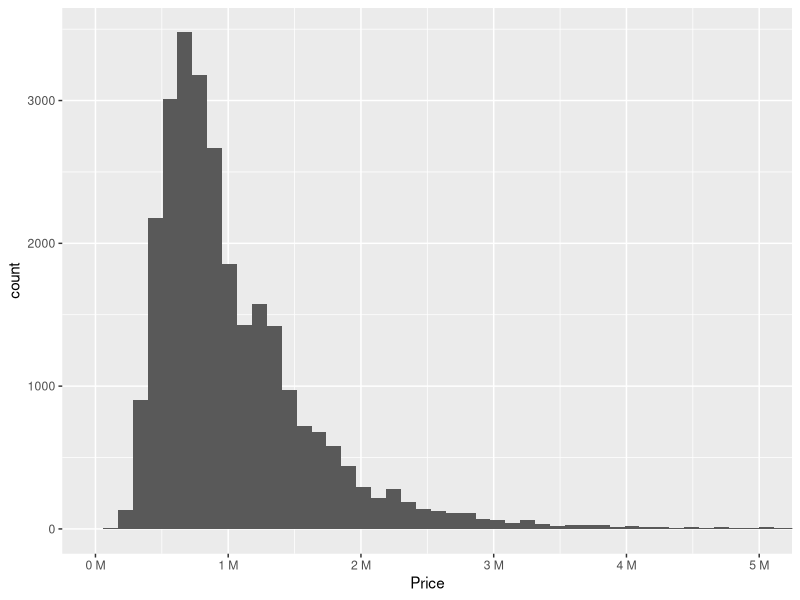
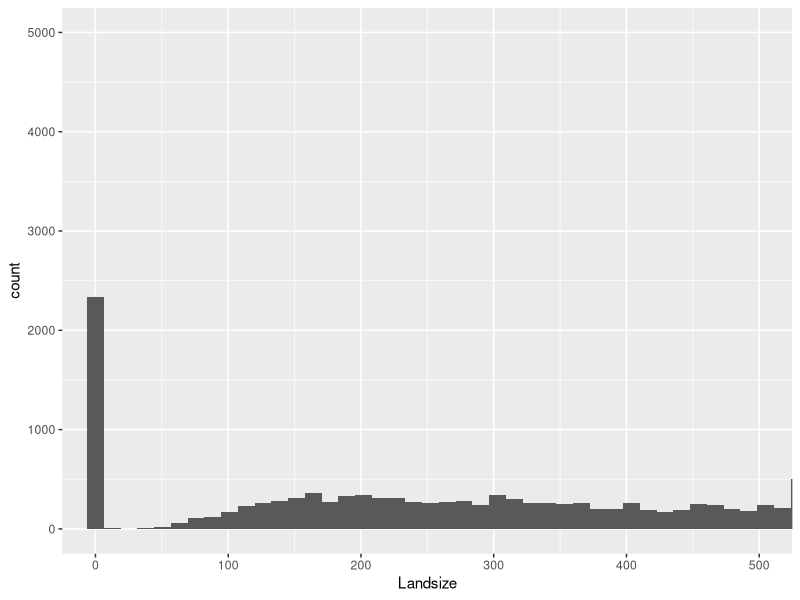
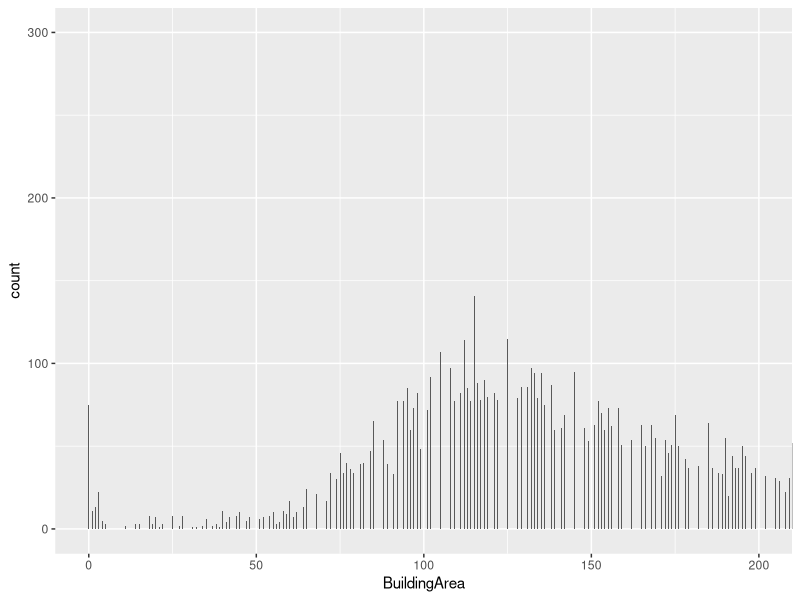
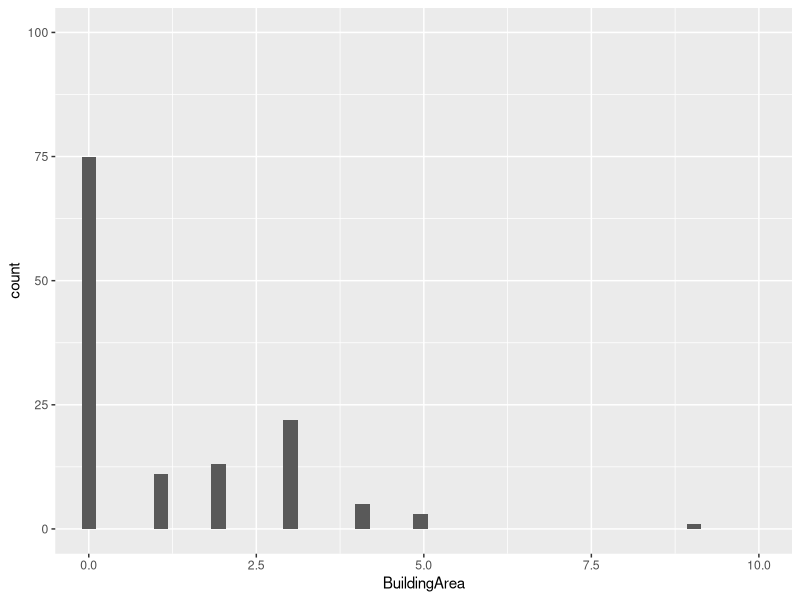
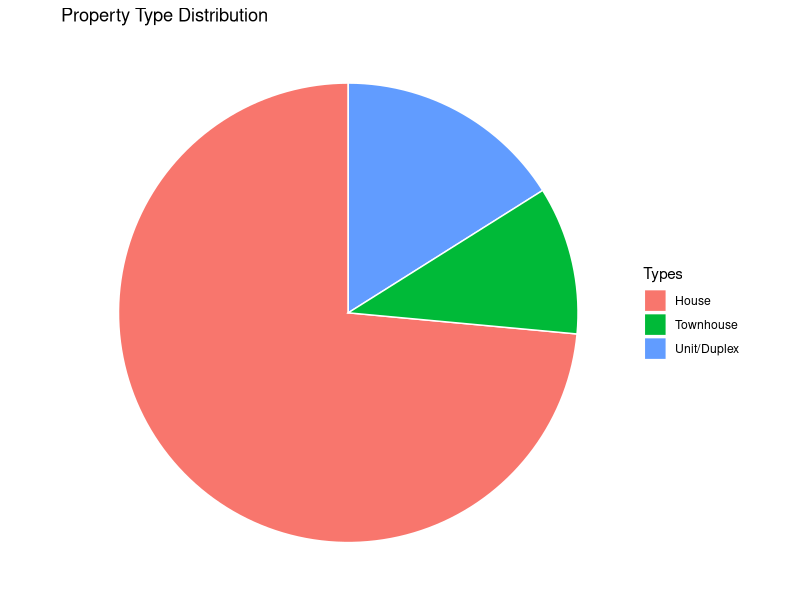
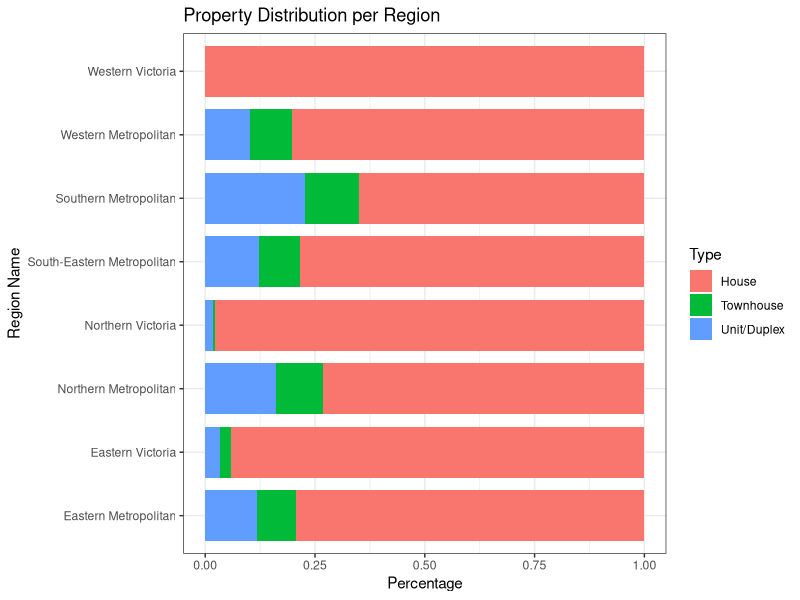
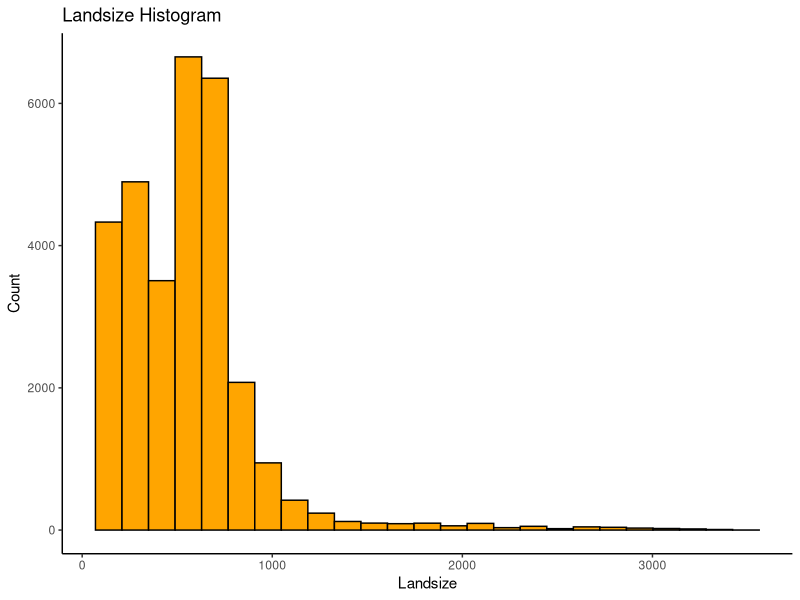
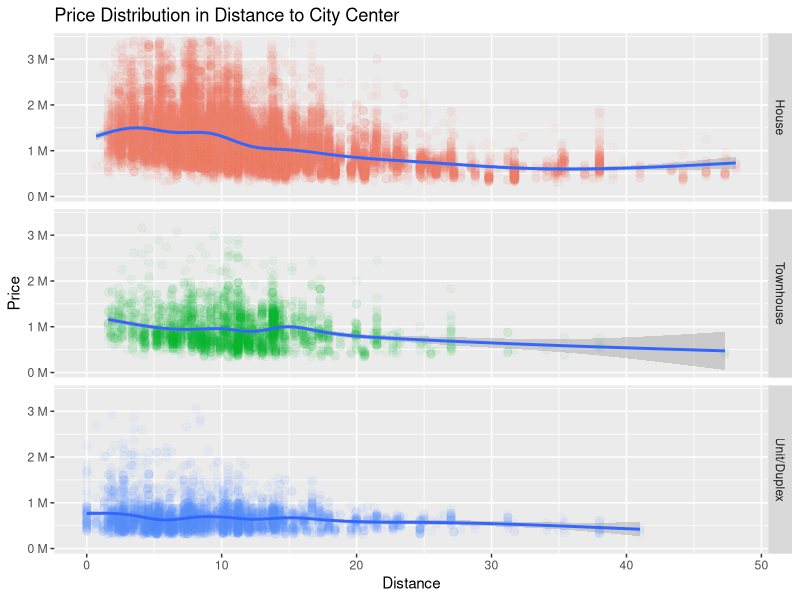

The R script that drew these images, in order: (Note: this script raises an error after producing the figures.)
## ---- chunk 1
housing_dataset <- read.csv("melbourne_data.csv",
                            stringsAsFactors = FALSE, na.strings = "#N/A")
## ---- chunk 2
str(housing_dataset)
## ---- chunk 3
housing_dataset$X <- NULL
## ---- chunk 4
housing_dataset$Date <- as.Date(housing_dataset$Date, format = "%d/%m/%Y")
## ---- chunk 5
str(housing_dataset$Date)
summary(housing_dataset$Date)
## ---- chunk 6
housing_dataset$Type[housing_dataset$Type == "h"] <- "House"
housing_dataset$Type[housing_dataset$Type == "u"] <- "Unit/Duplex"
housing_dataset$Type[housing_dataset$Type == "t"] <- "Townhouse"
housing_dataset$Type <- factor(housing_dataset$Type)
## ---- chunk 7
levels(factor(housing_dataset$Type))
str(housing_dataset$Type)
summary(housing_dataset$Type)
## ---- chunk 8
housing_dataset$Price <- as.integer(housing_dataset$Price)
## ---- chunk 9
str(housing_dataset$Price)
summary(housing_dataset$Price)
## ---- chunk 10
housing_dataset$Landsize <- as.integer(housing_dataset$Landsize)
housing_dataset$BuildingArea <- as.integer(housing_dataset$BuildingArea)
## ---- chunk 11
str(housing_dataset$Landsize)
summary(housing_dataset$Landsize)
## ---- chunk 12
str(housing_dataset$BuildingArea)
summary(housing_dataset$BuildingArea)
## ---- chunk 13
housing_dataset$Rooms <- as.integer(housing_dataset$Rooms)
housing_dataset$Bathroom <- as.integer(housing_dataset$Bathroom)
housing_dataset$Car <- as.integer(housing_dataset$Car)
## ---- chunk 14
str(housing_dataset$Rooms)
summary(housing_dataset$Rooms)
## ---- chunk 15
str(housing_dataset$Bathroom)
summary(housing_dataset$Bathroom)
## ---- chunk 16
str(housing_dataset$Car)
summary(housing_dataset$Car)
## ---- chunk 17
housing_dataset$YearBuilt <- as.integer(housing_dataset$YearBuilt)
## ---- chunk 18
str(housing_dataset$YearBuilt)
summary(housing_dataset$YearBuilt)
## ---- chunk 19
housing_dataset$Distance <- as.numeric(housing_dataset$Distance)
## ---- chunk 20
str(housing_dataset$Distance)
summary(housing_dataset$Distance)
## ---- chunk 21
housing_dataset$Regionname <- factor(housing_dataset$Regionname)
## ---- chunk 22
levels(factor(housing_dataset$Regionname))
str(housing_dataset$Regionname)
summary(housing_dataset$Regionname)
## ---- chunk 23
housing_dataset$Propertycount <- factor(housing_dataset$Propertycount)
## ---- chunk 24
levels(factor(housing_dataset$Propertycount))
## ---- chunk 25
str(housing_dataset$Propertycount)
summary(housing_dataset$Propertycount)
## ---- chunk 26
housing_dataset[is.na(housing_dataset$Distance), ]
housing_dataset[is.na(housing_dataset$Regionname), ]
housing_dataset[is.na(housing_dataset$Propertycount), ]
## ---- chunk 27
summary(housing_dataset$Regionname[housing_dataset$Distance == 5.1])
## ---- chunk 28
housing_dataset[18524, "Regionname"] <- "Western Metropolitan"
## ---- chunk 29
summary(housing_dataset$Regionname[housing_dataset$Distance == 7.7])
## ---- chunk 30
housing_dataset[26889, "Regionname"] <- "Southern Metropolitan"
## ---- chunk 31
summary(housing_dataset$Propertycount[housing_dataset$Distance == 5.1 &
                                      housing_dataset$Regionname == "Western Metropolitan"])
## ---- chunk 32
housing_dataset[18524, "Price"]
## ---- chunk 33
summary(housing_dataset$Price[housing_dataset$Distance == 5.1 &
                              housing_dataset$Regionname == "Western Metropolitan" &
                              housing_dataset$Propertycount == 7570])
## ---- chunk 34
summary(housing_dataset$Price[housing_dataset$Distance == 5.1 &
                              housing_dataset$Regionname == "Western Metropolitan" &
                              housing_dataset$Propertycount == 2417])
## ---- chunk 35
housing_dataset[18524, "Propertycount"] <- 7570
## ---- chunk 36
summary(housing_dataset$Propertycount[housing_dataset$Distance == 7.7 &
                                      housing_dataset$Regionname == "Southern Metropolitan"])
## ---- chunk 37
housing_dataset[26889, "Price"]
## ---- chunk 38
summary(housing_dataset$Price[housing_dataset$Distance == 7.7 &
                              housing_dataset$Regionname == "Southern Metropolitan" &
                              housing_dataset$Propertycount == 8920])
## ---- chunk 39
summary(housing_dataset$Price[housing_dataset$Distance == 7.7 &
                              housing_dataset$Regionname == "Southern Metropolitan" &
                              housing_dataset$Propertycount == 8989])
## ---- chunk 40
housing_dataset[26889, "Propertycount"] <- 8989
## ---- chunk 41
housing_dataset[29484, ]
## ---- chunk 42
housing_dataset <- housing_dataset[-c(29484), ]
## ---- chunk 43
summary(housing_dataset)
## ---- chunk 44
quantile(housing_dataset$Price, 0.99, na.rm = TRUE)
quantile(housing_dataset$Price, 0.01, na.rm = TRUE)
## ---- chunk 45
library(ggplot2)
library(scales)
## ---- chunk 46
ggplot(data = housing_dataset, aes(x = Price)) +
  geom_histogram(bins = 100) +
  coord_cartesian(xlim = c(0, 5000000)) +
  scale_x_continuous(labels = unit_format(unit = "M", scale = 1e-6))
## ---- chunk 47
housing_dataset <- housing_dataset[(housing_dataset$Price <= quantile(housing_dataset$Price, 0.99, na.rm = TRUE) |
                                    is.na(housing_dataset$Price)), ]
housing_dataset <- housing_dataset[(housing_dataset$Price >= quantile(housing_dataset$Price, 0.01, na.rm = TRUE) |
                                    is.na(housing_dataset$Price)), ]
## ---- chunk 48
quantile(housing_dataset$Landsize, 0.99, na.rm = TRUE)
quantile(housing_dataset$Landsize, 0.01, na.rm = TRUE)
## ---- chunk 49
ggplot(data = housing_dataset, aes(x = Landsize)) +
  geom_histogram(bins = nrow(housing_dataset)) +
  coord_cartesian(xlim = c(0, 500), ylim = c(0, 5000))
## ---- chunk 50
housing_dataset <- housing_dataset[housing_dataset$Landsize > 0 | is.na(housing_dataset$Landsize), ]
## ---- chunk 51
quantile(housing_dataset$Landsize, 0.99, na.rm = TRUE)
quantile(housing_dataset$Landsize, 0.01, na.rm = TRUE)
## ---- chunk 52
housing_dataset <- housing_dataset[(housing_dataset$Landsize < quantile(housing_dataset$Landsize, 0.99, na.rm = TRUE) |
                                    is.na(housing_dataset$Landsize)), ]
housing_dataset <- housing_dataset[(housing_dataset$Landsize > quantile(housing_dataset$Landsize, 0.01, na.rm = TRUE) |
                                    is.na(housing_dataset$Landsize)), ]
## ---- chunk 53
quantile(housing_dataset$BuildingArea, 0.99, na.rm = TRUE)
quantile(housing_dataset$BuildingArea, 0.01, na.rm = TRUE)
## ---- chunk 54
ggplot(data = housing_dataset, aes(x = BuildingArea)) +
  geom_histogram(bins = nrow(housing_dataset)) +
  coord_cartesian(xlim = c(0, 200), ylim = c(0, 300))
## ---- chunk 55
ggplot(data = housing_dataset, aes(x = BuildingArea)) +
  geom_histogram(bins = nrow(housing_dataset)) +
  coord_cartesian(xlim = c(0, 10), ylim = c(0, 100))
## ---- chunk 56
housing_dataset <- housing_dataset[housing_dataset$BuildingArea > 5 | is.na(housing_dataset$BuildingArea), ]
## ---- chunk 57
quantile(housing_dataset$BuildingArea, 0.99, na.rm = TRUE)
quantile(housing_dataset$BuildingArea, 0.01, na.rm = TRUE)
## ---- chunk 58
housing_dataset <- housing_dataset[(housing_dataset$BuildingArea < quantile(housing_dataset$BuildingArea, 0.99, na.rm = TRUE) |
                                    is.na(housing_dataset$BuildingArea)), ]
housing_dataset <- housing_dataset[(housing_dataset$BuildingArea > quantile(housing_dataset$BuildingArea, 0.01, na.rm = TRUE) |
                                    is.na(housing_dataset$BuildingArea)), ]
## ---- chunk 59
housing_dataset <- housing_dataset[housing_dataset$BuildingArea < housing_dataset$Landsize |
                                  is.na(housing_dataset$BuildingArea) |
                                  is.na(housing_dataset$Landsize), ]
## ---- chunk 60
quantile(housing_dataset$Rooms, 0.99, na.rm = TRUE)
quantile(housing_dataset$Rooms, 0.01, na.rm = TRUE)
## ---- chunk 61
housing_dataset <- housing_dataset[housing_dataset$Rooms <= quantile(housing_dataset$Rooms, 0.99, na.rm = TRUE), ]
housing_dataset <- housing_dataset[housing_dataset$Rooms >= quantile(housing_dataset$Rooms, 0.01, na.rm = TRUE), ]
## ---- chunk 62
quantile(housing_dataset$Bathroom, 0.99, na.rm = TRUE)
quantile(housing_dataset$Bathroom, 0.01, na.rm = TRUE)
## ---- chunk 63
housing_dataset <- housing_dataset[(housing_dataset$Bathroom <= quantile(housing_dataset$Bathroom, 0.99, na.rm = TRUE) | is.na(housing_dataset$Bathroom)), ]
housing_dataset <- housing_dataset[(housing_dataset$Bathroom >= quantile(housing_dataset$Bathroom, 0.01, na.rm = TRUE) | is.na(housing_dataset$Bathroom)), ]
## ---- chunk 64
quantile(housing_dataset$Car, 0.99, na.rm = TRUE)
quantile(housing_dataset$Car, 0.01, na.rm = TRUE)
## ---- chunk 65
housing_dataset <- housing_dataset[(housing_dataset$Car <= quantile(housing_dataset$Car, 0.99, na.rm = TRUE) |
                                  is.na(housing_dataset$Car)), ]
housing_dataset <- housing_dataset[(housing_dataset$Car >= quantile(housing_dataset$Car, 0.01, na.rm = TRUE) |
                                  is.na(housing_dataset$Car)), ]
## ---- chunk 66
quantile(housing_dataset$YearBuilt, 0.99, na.rm = TRUE)
quantile(housing_dataset$YearBuilt, 0.01, na.rm = TRUE)
## ---- chunk 67
housing_dataset <- housing_dataset[(housing_dataset$YearBuilt <= quantile(housing_dataset$YearBuilt, 0.99, na.rm = TRUE) |
                                  is.na(housing_dataset$YearBuilt)), ]
housing_dataset <- housing_dataset[(housing_dataset$YearBuilt >= quantile(housing_dataset$YearBuilt, 0.01, na.rm = TRUE) |
                                  is.na(housing_dataset$YearBuilt)), ]
## ---- chunk 68
summary(housing_dataset)
## ---- chunk 69
library(mice)
init <- mice(housing_dataset, maxit = 0)
## ---- chunk 70
meth <- init$method
meth
## ---- chunk 71
meth[c("YearBuilt", "BuildingArea")] <- ""
## ---- chunk 72
pred_m <- quickpred(housing_dataset, mincor = 0.2)
pred_m
## ---- chunk 73
pred_m[, c("Date", "YearBuilt", "BuildingArea")] <- 0
## ---- chunk 74
imp <- mice(data = housing_dataset, method = meth, predictorMatrix = pred_m)
housing_dataset <- complete(imp)
## ---- chunk 75
housing_dataset$BuildingArea <- NULL
housing_dataset$YearBuilt <- NULL
summary(housing_dataset)
## ---- chunk 76
summary(housing_dataset)
## ---- chunk 77
house_percentage <- nrow(housing_dataset[housing_dataset$Type == "House", ]) / nrow(housing_dataset)
ud_percentage <- nrow(housing_dataset[housing_dataset$Type == "Unit/Duplex", ]) / nrow(housing_dataset)
townhouse_percentage <- nrow(housing_dataset[housing_dataset$Type == "Townhouse", ]) / nrow(housing_dataset)

pie_slices <- c(house_percentage, ud_percentage, townhouse_percentage)
pie_labels <- c("House", "Unit/Duplex", "Townhouse")
piechart_data <- data.frame(pie_labels, pie_slices)

ggplot(data = piechart_data, aes(x = "", y = pie_slices, fill = pie_labels)) +
  geom_bar(stat = "identity", width = 1, color = "white") +
  coord_polar("y", start = 0) +
  theme_void() +
  labs(title = "Property Type Distribution") +
  labs(fill = "Types")
## ---- chunk 78
ggplot(data = housing_dataset, aes(y = Regionname, fill = Type)) +
  geom_bar(position = "fill", width = 0.8) +
  theme_bw() +
  labs(title = "Property Distribution per Region") +
  labs(x = "Percentage") + labs(y = "Region Name")
## ---- chunk 79
ggplot(data = housing_dataset, aes(x = Landsize)) +
  geom_histogram(color = "black", bins = 25, fill = "orange") +
  theme_classic() +
  labs(title = "Landsize Histogram") + labs(y = "Count")
## ---- chunk 80
ggplot(data = housing_dataset, aes(x = Distance, y = Price)) + geom_point(aes(color = Type), size = 2.5, alpha = 0.05) +
  facet_grid(rows = housing_dataset$Type) +
  scale_y_continuous(labels = unit_format(unit = "M", scale = 1e-6)) +
  geom_smooth(method = "gam", formula = y ~ s(x, bs = "cs")) +
  theme(legend.position = "none") +
  labs(title = "Price Distribution in Distance to City Center")
## ---- chunk 81
ggplot(data = housing_dataset, aes(x = Price)) +
  geom_histogram(color = "black", bins = 25, fill = "beige") +
  geom_vline(xintercept = round(mean(housing_dataset$Price)), color = "cyan3", size = 1) +
  geom_vline(xintercept = round(median(housing_dataset$Price)), color = "purple", size = 1) +
  geom_vline(xintercept = round(mean(housing_dataset$Price) + sd(housing_dataset$Price)), color = "darkseagreen4", size = 1) +
  geom_vline(xintercept = round(mean(housing_dataset$Price) - sd(housing_dataset$Price)), color = "darkseagreen4", size = 1) +
  annotate(geom = "label", x = round(mean(housing_dataset$Price)), y = 4800, label = paste("ST-Dev: ±", round(sd(housing_dataset$Price))), fill = "darkseagreen4", size = 3.5) +
  annotate(geom = "label", x = round(mean(housing_dataset$Price)) + 360000, y = 3800, label = paste("Mean:", round(mean(housing_dataset$Price))), fill = "cyan3", size = 3.5) +
  annotate(geom = "label", x = round(median(housing_dataset$Price)) + 370000, y = 4300, label = paste("Median:", round(median(housing_dataset$Price))), fill = "purple", size = 3.5) +
  scale_x_continuous(breaks = round(seq(0, 5000000, by = 250000), 1), labels = unit_format(unit = "", scale = 1e-6)) +
  labs(title = "Price Histogram") + labs(y = "Count") + labs(x = "Price (Million)")
## ---- chunk 82
quantile(housing_dataset$Price, 0.25)
quantile(housing_dataset$Price, 0.75)
## ---- chunk 83
lowpriced_properties <- housing_dataset[housing_dataset$Price < quantile(housing_dataset$Price, 0.25), ]
midpriced_properties <- housing_dataset[housing_dataset$Price >= quantile(housing_dataset$Price, 0.25) &
                                       housing_dataset$Price <= quantile(housing_dataset$Price, 0.75), ]
highpriced_properties <- housing_dataset[housing_dataset$Price > quantile(housing_dataset$Price, 0.75), ]
## ---- chunk 84
summary(lowpriced_properties)
## ---- chunk 85
summary(midpriced_properties)
## ---- chunk 86
summary(highpriced_properties)
## ---- chunk 87
ggplot(data = housing_dataset, aes(x = Price, y = "")) + geom_boxplot() +
  facet_grid(rows = housing_dataset$Type) +
  scale_x_continuous(labels = unit_format(unit = "M", scale = 1e-6)) +
  labs(title = "Prices for Property Types") + labs(y = "")
## ---- chunk 88
round(cor(housing_dataset[, c("Price", "Landsize", "Rooms", "Bathroom", "Car", "Distance")]), 2)[, 1]
## ---- chunk 89
knitr::purl(input = "melbourne-housing.Rmd", output = "melbourne-housing-no-doc.R", documentation = 0)
file.rename(from = "melbourne-housing.md", to = "README.md")
